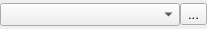
<?xml version="1.0" encoding="UTF-8"?>
<ui version="4.0">
 <class>ConfigurationWidget</class>
 <widget class="QWidget" name="ConfigurationWidget">
  <property name="geometry">
   <rect>
    <x>0</x>
    <y>0</y>
    <width>207</width>
    <height>29</height>
   </rect>
  </property>
  <property name="sizePolicy">
   <sizepolicy hsizetype="Preferred" vsizetype="Minimum">
    <horstretch>0</horstretch>
    <verstretch>0</verstretch>
   </sizepolicy>
  </property>
  <property name="font">
   <font>
    <pointsize>10</pointsize>
   </font>
  </property>
  <property name="windowTitle">
   <string>Form</string>
  </property>
  <layout class="QHBoxLayout" name="horizontalLayout">
   <property name="spacing">
    <number>0</number>
   </property>
   <property name="leftMargin">
    <number>0</number>
   </property>
   <property name="topMargin">
    <number>0</number>
   </property>
   <property name="rightMargin">
    <number>0</number>
   </property>
   <property name="bottomMargin">
    <number>0</number>
   </property>
   <item>
    <widget class="QComboBox" name="ConfigurationCombo">
     <property name="sizePolicy">
      <sizepolicy hsizetype="Minimum" vsizetype="Fixed">
       <horstretch>0</horstretch>
       <verstretch>0</verstretch>
      </sizepolicy>
     </property>
    </widget>
   </item>
   <item>
    <widget class="QToolButton" name="ClearButton">
     <property name="toolTip">
      <string>Clear selected</string>
     </property>
     <property name="text">
      <string>...</string>
     </property>
     <property name="icon">
      <iconset resource="../main.qrc">
       <normaloff>:/general/icons/general_clear.svg</normaloff>:/general/icons/general_clear.svg</iconset>
     </property>
     <property name="iconSize">
      <size>
       <width>16</width>
       <height>16</height>
      </size>
     </property>
    </widget>
   </item>
  </layout>
 </widget>
 <resources>
  <include location="../main.qrc"/>
 </resources>
 <connections/>
</ui>
